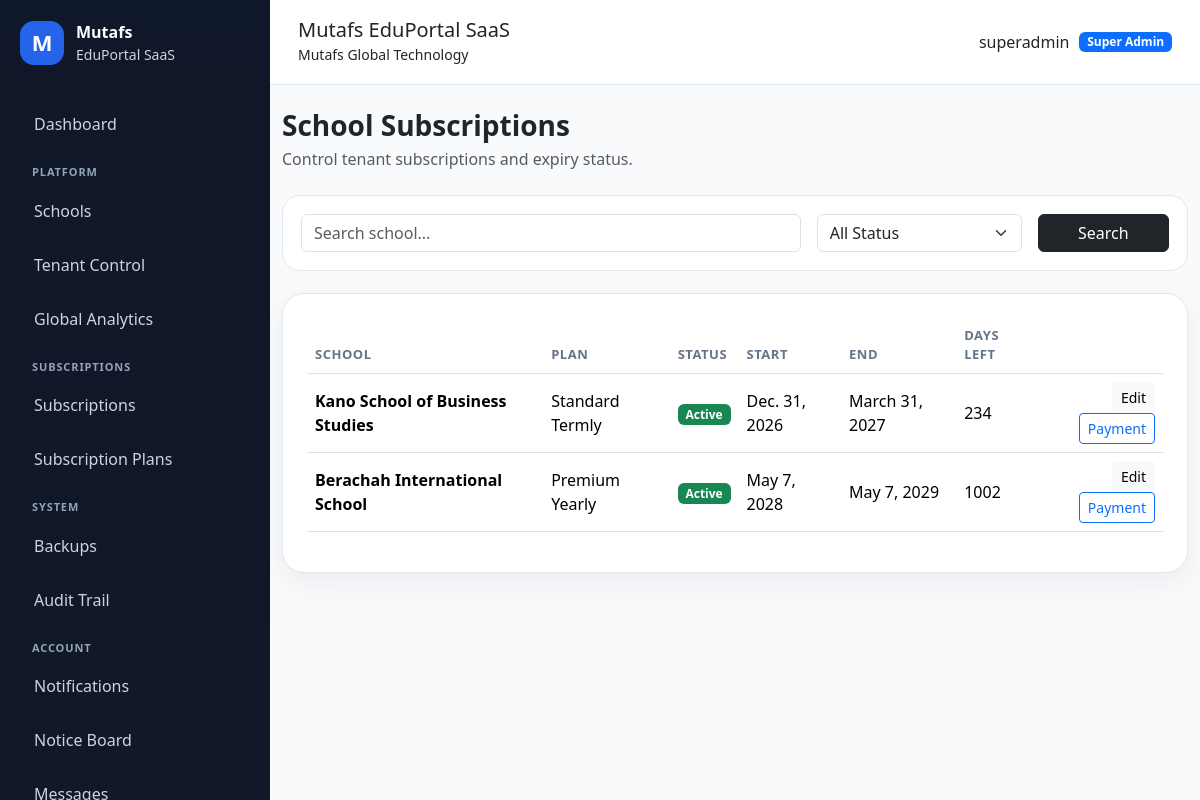
Page /schools/subscriptions/schools/ (signed in) on the committed database.
### apps/accounts/models.py (models this page shows, shortened)
class User(AbstractUser):
    class Role(models.TextChoices):
        SUPER_ADMIN = "SUPER_ADMIN", "Super Admin"
        SCHOOL_ADMIN = "SCHOOL_ADMIN", "School Admin"
        TEACHER = "TEACHER", "Teacher"
        STUDENT = "STUDENT", "Student"
        PARENT = "PARENT", "Parent/Guardian"
    email = models.EmailField(unique=True)
    role = models.CharField(
        max_length=30,
        choices=Role.choices,
        default=Role.STUDENT,
        db_index=True,
    )
    school = models.ForeignKey(
        "schools.School",
        on_delete=models.SET_NULL,
        null=True,
        blank=True,
        related_name="users",
    )
    phone = models.CharField(max_length=30, blank=True)
    profile_picture = models.ImageField(
        upload_to="profiles/",
        blank=True,
        null=True,
    )
    must_change_password = models.BooleanField(default=False)
    last_login_ip = models.GenericIPAddressField(null=True, blank=True)
    last_activity_at = models.DateTimeField(null=True, blank=True)
    failed_login_attempts = models.PositiveIntegerField(default=0)
    created_at = models.DateTimeField(auto_now_add=True)
    updated_at = models.DateTimeField(auto_now=True)
    REQUIRED_FIELDS = ["email"]
    class Meta:
        indexes = [
            models.Index(fields=["role"]),
            models.Index(fields=["school", "role"]),
            models.Index(fields=["email"]),
        ]
    @property
    def is_super_admin(self):
        return self.role == self.Role.SUPER_ADMIN
    @property
    def is_school_admin(self):
        return self.role == self.Role.SCHOOL_ADMIN
    @property
    def is_teacher(self):
        return self.role == self.Role.TEACHER
    @property
    def is_student(self):
        return self.role == self.Role.STUDENT
    @property
    def is_parent(self):
        return self.role == self.Role.PARENT

### apps/schools/models.py (models this page shows, shortened)
class SchoolSubscription(models.Model):
    class Status(models.TextChoices):
        TRIAL = "TRIAL", "Trial"
        ACTIVE = "ACTIVE", "Active"
        EXPIRED = "EXPIRED", "Expired"
        SUSPENDED = "SUSPENDED", "Suspended"
        CANCELLED = "CANCELLED", "Cancelled"
    school = models.OneToOneField(
        School,
        on_delete=models.CASCADE,
        related_name="subscription",
    )
    plan = models.ForeignKey(
        SubscriptionPlan,
        on_delete=models.SET_NULL,
        null=True,
        blank=True,
        related_name="school_subscriptions",
    )
    status = models.CharField(
        max_length=20,
        choices=Status.choices,
        default=Status.TRIAL,
    )
    start_date = models.DateField(default=timezone.localdate)
    end_date = models.DateField(null=True, blank=True)
    auto_disable_on_expiry = models.BooleanField(default=True)
    notes = models.TextField(blank=True)
    updated_by = models.ForeignKey(
        settings.AUTH_USER_MODEL,
        on_delete=models.SET_NULL,
        null=True,
        blank=True,
        related_name="updated_school_subscriptions",
    )
    created_at = models.DateTimeField(auto_now_add=True)
    updated_at = models.DateTimeField(auto_now=True)
    class Meta:
        ordering = ["end_date", "school__name"]
    @property
    def days_remaining(self):
        if not self.end_date:
            return None
        return (self.end_date - timezone.localdate()).days

class School(models.Model):
    class SubscriptionStatus(models.TextChoices):
        TRIAL = "TRIAL", "Trial"
        ACTIVE = "ACTIVE", "Active"
        EXPIRED = "EXPIRED", "Expired"
        SUSPENDED = "SUSPENDED", "Suspended"
    name = models.CharField(max_length=255)
    slug = models.SlugField(max_length=255, unique=True, db_index=True)
    portal_subpath = models.SlugField(
        max_length=255,
        unique=True,
        help_text="Public portal path, e.g. berachah-school",
    )
    code = models.CharField(max_length=50, unique=True, db_index=True)
    email = models.EmailField(blank=True)
    phone = models.CharField(max_length=30, blank=True)
    address = models.TextField(blank=True)
    logo = models.ImageField(upload_to="school_logos/", blank=True, null=True)
    result_stamp = models.ImageField(
        upload_to="school_stamps/",
        blank=True,
        null=True,
    )
    is_active = models.BooleanField(default=True)
    is_verified = models.BooleanField(default=False)
    subscription_status = models.CharField(
        max_length=20,
        choices=SubscriptionStatus.choices,
        default=SubscriptionStatus.TRIAL,
        db_index=True,
    )
    subscription_start_date = models.DateField(null=True, blank=True)
    subscription_end_date = models.DateField(null=True, blank=True)
    result_checker_enabled = models.BooleanField(default=True)
    cbt_enabled = models.BooleanField(default=True)
    finance_enabled = models.BooleanField(default=True)
    parent_portal_enabled = models.BooleanField(default=True)
    custom_domain = models.CharField(
        max_length=255,
        blank=True,
        db_index=True,
        help_text="Example: schoolname.com",
    )
    subdomain = models.SlugField(
        max_length=100,
        blank=True,
        db_index=True,
        help_text="Example: brightstar",
    )
    primary_color = models.CharField(
        max_length=20,
        default="#2563eb",
    )
    secondary_color = models.CharField(
        max_length=20,
        default="#0f172a",
    )
    accent_color = models.CharField(
        max_length=20,
        default="#22c55e",
    )
    maintenance_mode = models.BooleanField(default=False)
    maintenance_message = models.TextField(
        blank=True,
        default="This school portal is temporarily under maintenance.",
    )
    storage_limit_mb = models.PositiveIntegerField(default=500)
    allow_custom_branding = models.BooleanField(default=True)
    created_at = models.DateTimeField(auto_now_add=True)
    updated_at = models.DateTimeField(auto_now=True)
    class Meta:
        ordering = ["name"]
        indexes = [
            models.Index(fields=["slug"]),
            models.Index(fields=["portal_subpath"]),
            models.Index(fields=["subscription_status"]),
            models.Index(fields=["is_active"]),
        ]

class SubscriptionPlan(models.Model):
    class BillingCycle(models.TextChoices):
        MONTHLY = "MONTHLY", "Monthly"
        TERMLY = "TERMLY", "Termly"
        YEARLY = "YEARLY", "Yearly"
    name = models.CharField(max_length=120, unique=True)
    description = models.TextField(blank=True)
    billing_cycle = models.CharField(
        max_length=20,
        choices=BillingCycle.choices,
        default=BillingCycle.MONTHLY,
    )
    price = models.DecimalField(max_digits=12, decimal_places=2)
    max_students = models.PositiveIntegerField(default=500)
    max_staff = models.PositiveIntegerField(default=100)
    cbt_enabled = models.BooleanField(default=True)
    finance_enabled = models.BooleanField(default=True)
    parent_portal_enabled = models.BooleanField(default=True)
    result_checker_enabled = models.BooleanField(default=True)
    is_active = models.BooleanField(default=True)
    created_at = models.DateTimeField(auto_now_add=True)
    class Meta:
        ordering = ["price", "name"]

### apps/schools/views.py (the view)
# urls.py: path("subscriptions/schools/", views.school_subscription_list, name="school_subscription_list"),
@login_required
@role_required(User.Role.SUPER_ADMIN)
def school_subscription_list(request):
    query = request.GET.get("q", "").strip()
    status = request.GET.get("status", "").strip()
    subscriptions = SchoolSubscription.objects.select_related("school", "plan")
    if query:
        subscriptions = subscriptions.filter(school__name__icontains=query)
    if status:
        subscriptions = subscriptions.filter(status=status)
    return render(request, "schools/subscriptions/subscription_list.html", {
        "subscriptions": subscriptions,
        "query": query,
        "status": status,
        "statuses": SchoolSubscription.Status.choices,
    })

### apps/core/context_processors.py (called while the page is built)
def global_context(request):
    user = getattr(request, "user", None)
    current_school = None
    subscription_expired = False
    if user and user.is_authenticated:
        current_school = getattr(user, "school", None)
        subscription_expired = getattr(request, "subscription_expired", False)
    return {
        "APP_NAME": "Mutafs EduPortal SaaS",
        "COMPANY_NAME": "Mutafs Global Technology",
        "current_school": current_school,
        "subscription_expired": subscription_expired,
    }

### apps/messaging/context_processors.py (called while the page is built)
def unread_messages_count(request):
    if not request.user.is_authenticated:
        return {
            "global_unread_messages_count": 0,
        }
    count = MessageReadStatus.objects.filter(
        user=request.user,
        is_read=False,
    ).count()
    return {
        "global_unread_messages_count": count,
    }

### apps/notifications/context_processors.py (called while the page is built)
def notification_context(request):
    if not request.user.is_authenticated:
        return {}
    notifications = UserNotification.objects.select_related(
        "announcement"
    ).filter(
        user=request.user,
        announcement__is_active=True,
        announcement__publish_at__lte=timezone.now(),
        is_read=False,
    )[:5]
    return {
        "global_notifications": notifications,
        "global_unread_notifications_count": notifications.count(),
    }

### apps/schools/context_processors.py (called while the page is built)
def tenant_context(request):
    school = None
    if request.user.is_authenticated:
        school = getattr(request.user, "school", None)
    return {
        "tenant_school": school,
    }

### templates/schools/subscriptions/subscription_list.html (shortened to what this page needs)
{% extends "base.html" %}
{% block content %}
<div class="d-flex flex-wrap justify-content-between align-items-center mb-4 gap-2">
    <div>
        <h3 class="fw-bold mb-1">School Subscriptions</h3>
        <p class="text-muted mb-0">Control tenant subscriptions and expiry status.</p>
    </div>
</div>
<div class="filter-card">
    <form method="get" class="row g-3">
        <div class="col-md-7">
            <input type="text" name="q" value="{{ query }}" class="form-control" placeholder="Search school...">
        </div>
        <div class="col-md-3">
            <select name="status" class="form-select">
                <option value="">All Status</option>
            </select>
        </div>
        <div class="col-md-2 d-grid">
            <button class="btn btn-dark">Search</button>
        </div>
    </form>
</div>
<div class="content-card">
    <div class="table-responsive">
        <table class="table align-middle">
            <thead>
                <tr>
                    <th>School</th>
                    <th>Plan</th>
                    <th>Status</th>
                    <th>Start</th>
                    <th>End</th>
                    <th>Days Left</th>
                    <th></th>
                </tr>
            </thead>
            <tbody>
                {% for sub in subscriptions %}
                    <tr>
                        <td><strong>{{ sub.school.name }}</strong></td>
                        <td>{{ sub.plan.name|default:"—" }}</td>
                        <td>
                            {% if sub.status == "ACTIVE" %}
                                <span class="badge bg-success">Active</span>
                            {% elif sub.status == "TRIAL" %}
                                <span class="badge bg-info">Trial</span>
                            {% elif sub.status == "EXPIRED" %}
                                <span class="badge bg-danger">Expired</span>
                            {% else %}
                                <span class="badge bg-secondary">{{ sub.get_status_display }}</span>
                            {% endif %}
                        </td>
                        <td>{{ sub.start_date }}</td>
                        <td>{{ sub.end_date|default:"—" }}</td>
                        <td>{{ sub.days_remaining|default:"—" }}</td>
                        <td class="text-end">
                            <a href="{% url 'school_subscription_update' sub.school.pk %}" class="btn btn-sm btn-light">Edit</a>
                            <a href="{% url 'subscription_payment_create' sub.pk %}" class="btn btn-sm btn-outline-primary">Payment</a>
                        </td>
                    </tr>
                {% empty %}
                    <tr>
                        <td colspan="7" class="text-center text-muted py-4">
                            No subscription records found.
                        </td>
                    </tr>
                {% endfor %}
            </tbody>
        </table>
    </div>
</div>
{% endblock %}

### templates/partials/navbar.html
<header class="topbar">
    <div>
        <h5 class="mb-0">{{ APP_NAME }}</h5>
        {% if current_school %}
            <small>{{ current_school.name }}</small>
        {% else %}
            <small>{{ COMPANY_NAME }}</small>
        {% endif %}
    </div>
    <div class="topbar-user">
        {% if request.user.is_authenticated %}
            <span>{{ request.user.get_full_name|default:request.user.username }}</span>
            <span class="badge bg-primary">{{ request.user.get_role_display }}</span>
        {% endif %}
    </div>
</header>

### static/css/dashboard.css (style rules this page uses)
:root { --primary: #2563eb; --dark: #0f172a; --muted: #64748b; --bg: #f8fafc; --card: #ffffff; --border: #e2e8f0; }
body { background: var(--bg); font-family: system-ui, -apple-system, BlinkMacSystemFont, "Segoe UI", sans-serif; }
.topbar { background: white; border-bottom: 1px solid var(--border); padding: 18px 28px; display: flex; justify-content: space-between; align-items: center; }
.topbar-user { display: flex; gap: 10px; align-items: center; }
.content-card { background: #ffffff; border: 1px solid var(--border); border-radius: 22px; padding: 24px; box-shadow: 0 10px 30px rgba(15, 23, 42, 0.06); }
.table thead th { color: #64748b; font-size: 13px; text-transform: uppercase; letter-spacing: 0.04em; }
.filter-card { background: #ffffff; border: 1px solid var(--border); border-radius: 18px; padding: 18px; margin-bottom: 22px; }

### rows in the picture
User: user.get_full_name "superadmin", user.role "Super Admin"
SchoolSubscription: school.name "Kano School of Business Studies", plan.name "Standard Termly", status "Active", start_date "Dec. 31, 2026", end_date "March 31, 2027", days_remaining "234"
SchoolSubscription: school.name "Berachah International School", plan.name "Premium Yearly", status "Active", start_date "May 7, 2028", end_date "May 7, 2029", days_remaining "1002"

### other values in the picture
{{ APP_NAME }} "Mutafs EduPortal SaaS"
{{ COMPANY_NAME }} "Mutafs Global Technology"
